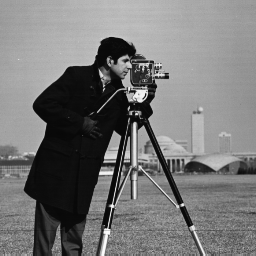
%> input picture Labs/Lab1/cameraman.tif, 256 x 256 px
$ octave lab1_assignment.m   (GNU Octave 9; MATLAB toolbox functions it lacks are replaced by stand-ins)
%> lines starting %> are read from the running program, lines starting %| are printed output that depends on the picture
%% Exercise 1: Image manipulation
Cameraman_image = imread('cameraman.tif');
%> Cameraman_image is the input picture: size 256x256 uint8; min 7, max 253, mean 118.7
subplot(1,4,1), imshow(Cameraman_image);

fade_factor=0.5;
Fade_image = Cameraman_image * fade_factor;
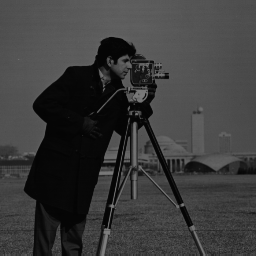
%> Fade_image: size 256x256 uint8; min 4, max 127, mean 59.6
subplot(1,4,2), imshow(Fade_image);

N1 = 100;
First_part_image = Cameraman_image(1:N1,1:N1);
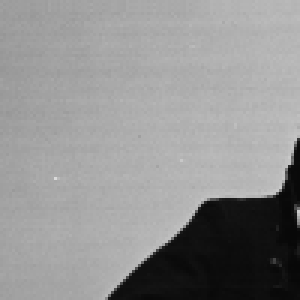
%> First_part_image: size 100x100 uint8 (shown 3 times larger); min 8, max 218, mean 145.3
subplot(1,4,3), imshow(First_part_image);

N_size = size(Cameraman_image);
%> N_size = [256 256]
N2_1 = N_size(1) - 100;
%> N2_1 = 156
N2_2 = N_size(2) - 100;
%> N2_2 = 156
last_part_image = Cameraman_image(N2_1:N_size(1),N2_2:N_size(2));
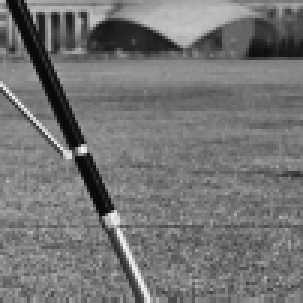
%> last_part_image: size 101x101 uint8 (shown 3 times larger); min 8, max 241, mean 115.8
subplot(1,4,4), imshow(last_part_image);


%% Exercise 2: Quantization
%> (the run ends here)
